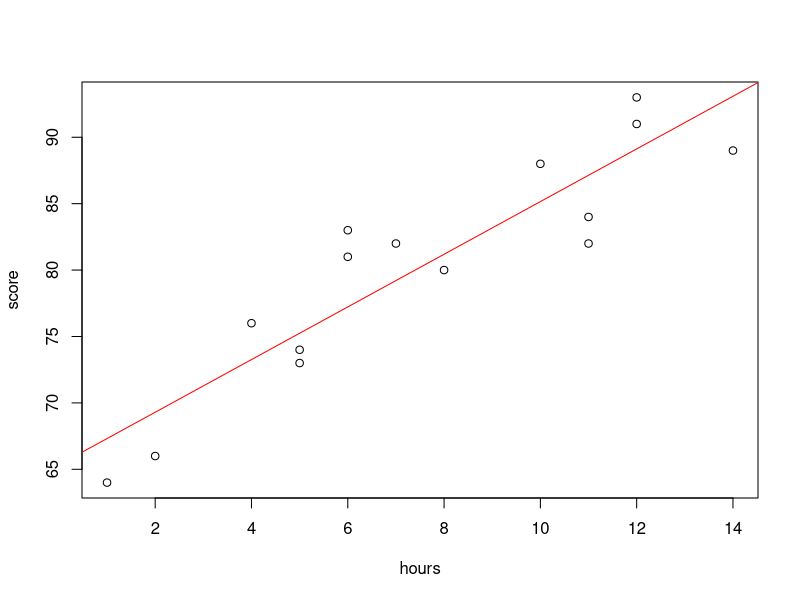

Reproduce this figure in R.
# Additional Programs:

# -> Generating Functions (Binomial, Poisson, Uniform, Normal and Exponential) using R programming 

## Uniform Distribution:
# Example-1:
runif(5,10,100)

# Example-2:
runif(10,0,1)

## Normal Distribution:
# Example-1:
rnorm(4, mean=70, sd=10)

# Example-2:
rnorm(5, 25, sd=sqrt(4))


## Binomial Distribution:
# Example-1:
rbinom(6,10,0.5)

## Exponential Distribution:
# Example-1:
rexp(5,10)


# -> Fit linear regression to the given data

df<-data.frame(hours=c(1,2,4,5,5,6,6,7,8,10,11,11,12,12,14),score=c(64,66,76,73,74,81,83,82,80,88,84,82,91,93,89))
head(df)

attach(df)
model = lm(score~hours) 
summary(model)                

plot(hours,score)
abline(model,col='red')


# -> Multiple linear regression

X1 <- c(70, 77, 72, 77, 74, 80, 82, 74, 72, 77, 90, 82)
X2 <- c(100, 105, 112, 105, 125, 112, 129, 125, 112, 105, 140, 129)
X3 <- c(125, 110, 118, 110, 122, 123, 121, 122, 118, 110, 128, 121)
X4 <- c(65, 70, 66, 70, 58, 68, 61, 58, 66, 70, 82, 61)
Y  <- c(77, 73, 68, 76, 73, 77, 80, 73, 72, 74, 66, 78)

model = lm(Y ~ X1 + X2 + X3 + X4)
summary(model)
